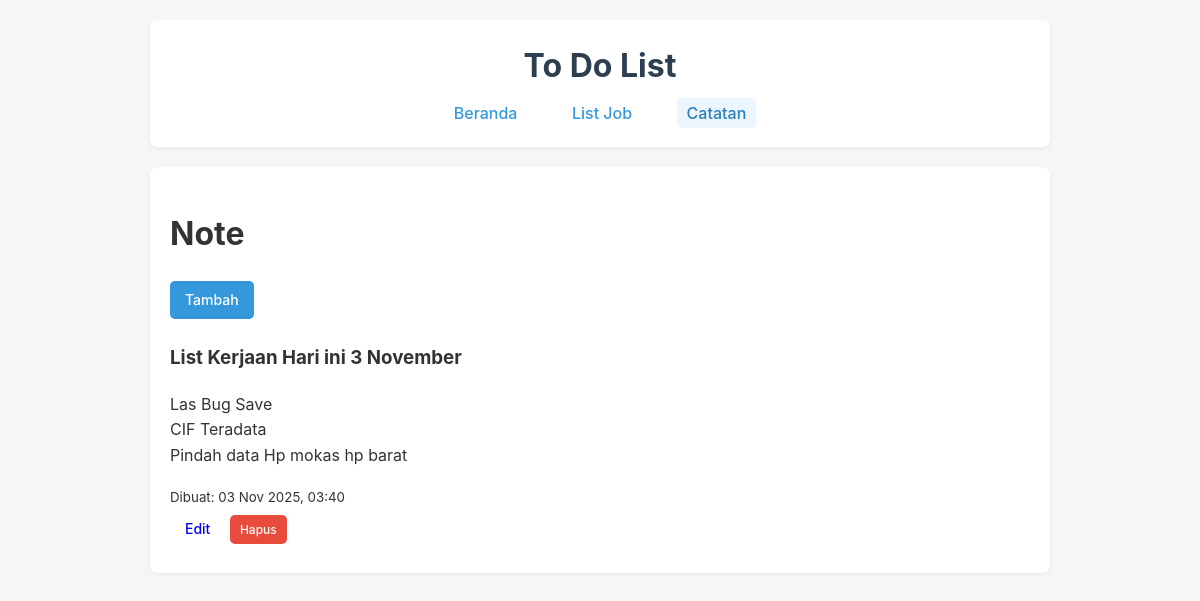
/note.php, run on the app's committed database.
### tables this page shows
CREATE TABLE `catatan` (
  `id` int NOT NULL,
  `judul` varchar(255) NOT NULL,
  `isi` text,
  `tanggal_dibuat` timestamp NOT NULL DEFAULT CURRENT_TIMESTAMP
);

### note.php (the view, shortened to what this page needs)
<?php
include 'connection.php';
$stmt = $pdo->query("SELECT * FROM catatan ORDER BY tanggal_dibuat DESC");
$catatan_list = $stmt->fetchAll(PDO::FETCH_ASSOC);
?>
<!DOCTYPE html>
<html lang="id">
<head>
    <link rel="stylesheet" href="style.css">
</head>
<body>
    <div class="container">
        <header>
            <h1>To Do List</h1>
            <nav>
                <a href="index.php">Beranda</a>
                <a href="list_job.php">List Job</a>
                <a href="note.php" class="active">Catatan</a>
            </nav>
        </header>
        <main>
        <h1>Note</h1>
        <a href="note_form.php" class="btn btn-primary">Tambah</a>
        <div class="card-container-notes">
            <?php foreach ($catatan_list as $catatan): ?>
                <div class="card card-note">
                    <h3><?php echo htmlspecialchars($catatan['judul']); ?></h3>
                    <p class="deskripsi">
                        <?php echo nl2br(htmlspecialchars($catatan['isi'])); ?>
                    </p>
                    <small>Dibuat: <?php echo date('d M Y, H:i', strtotime($catatan['tanggal_dibuat'])); ?></small>
                    <div class="card-actions">
                        <a href="note_form.php?id=<?php echo $catatan['id']; ?>" class="btn">Edit</a>
                        <a href="delete_note.php?id=<?php echo $catatan['id']; ?>" class="btn btn-hapus" onclick="return confirm('Apakah Anda yakin ingin menghapus catatan ini?');">Hapus</a>
                    </div>
                </div>
            <?php endforeach; ?>
        </div>
    </main>
    </div>
</body>
</html>

### style.css (style rules this page uses)
body { font-family: -apple-system, BlinkMacSystemFont, "Segoe UI", Roboto, Helvetica, Arial, sans-serif; margin: 0; background-color: #f4f7f6; color: #333; line-height: 1.6; }
.container { max-width: 900px; margin: 20px auto; padding: 0 20px; }
header { background-color: #ffffff; padding: 20px; border-radius: 8px; box-shadow: 0 2px 4px rgba(0,0,0,0.05); margin-bottom: 20px; }
header h1 { margin: 0; color: #2c3e50; text-align: center; }
header nav { text-align: center; margin-top: 10px; }
header nav a { text-decoration: none; color: #3498db; font-weight: 500; margin: 0 15px; padding: 5px 10px; border-radius: 5px; transition: background-color 0.2s; }
header nav a.active, header nav a:hover { background-color: #ecf5fd; color: #2980b9; }
main { background-color: #ffffff; padding: 20px; border-radius: 8px; box-shadow: 0 2px 4px rgba(0,0,0,0.05); }
.btn { text-decoration: none; padding: 8px 15px; border-radius: 5px; border: none; cursor: pointer; font-size: 14px; font-weight: 500; transition: opacity 0.2s; text-align: center; display: inline-block; margin-bottom: 5px; }
.btn-primary { background-color: #3498db; color: #ffffff; }
.btn-hapus { background-color: #e74c3c; color: #ffffff; font-size: 12px; padding: 5px 10px; }

### data on the page
catatan: judul "List Kerjaan Hari ini 3 November", isi "Las Bug Save CIF Teradata Pindah data Hp mokas hp barat", tanggal_dibuat "03 Nov 2025, 03:40"
